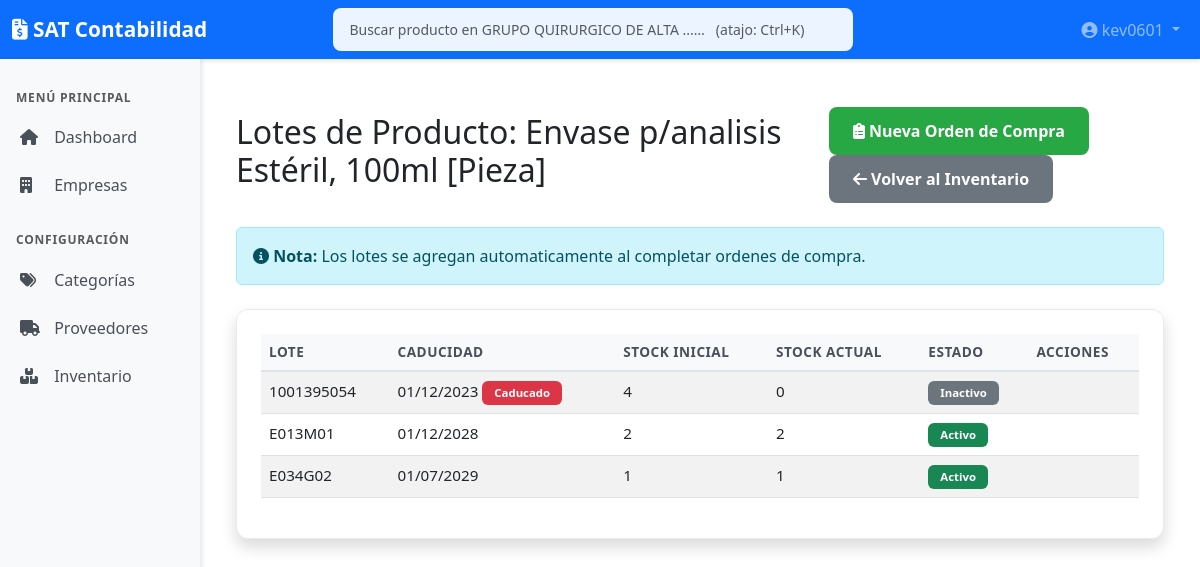
/companies/2/inventory/155/batches (signed in), run on the app's committed database.
### models.py (models this page shows, shortened)
class Company(db.Model):
    id = db.Column(db.Integer, primary_key=True)
    rfc = db.Column(db.String(13), unique=True, nullable=False)
    name = db.Column(db.String(128), nullable=False)
    postal_code = db.Column(db.String(5), nullable=True) # Código Postal (Lugar Expedición)
    logo_path = db.Column(db.String(512), nullable=True)  # Path to company logo
    fiel_cer_path = db.Column(db.String(256), nullable=True)
    fiel_key_path = db.Column(db.String(256), nullable=True)
    fiel_password_enc = db.Column(db.String(256), nullable=True) # Encrypted password
    created_at = db.Column(db.DateTime, default=datetime.utcnow)

class User(UserMixin, db.Model):
    __tablename__ = 'user'
    id = db.Column(db.Integer, primary_key=True)
    username = db.Column(db.String(64), unique=True, nullable=False, index=True)
    email = db.Column(db.String(120), unique=True, nullable=True, index=True)
    password_hash = db.Column(db.String(256))  # Larger for modern hash algorithms
    created_at = db.Column(db.DateTime, default=datetime.utcnow)
    last_login = db.Column(db.DateTime, nullable=True)
    is_active = db.Column(db.Boolean, default=True)
    is_admin = db.Column(db.Boolean, default=False)  # Admin can manage users and access all
    company_access = db.relationship('UserCompanyAccess', back_populates='user', cascade='all, delete-orphan')
    def has_any_perm(self, *perm_names):
        if self.is_admin:
            return True
        for access in self.company_access:
            for name in perm_names:
                if getattr(access, f'perm_{name}', False):
                    return True
        return False

class Product(db.Model):
    __tablename__ = 'product'
    id = db.Column(db.Integer, primary_key=True)
    company_id = db.Column(db.Integer, db.ForeignKey('company.id'), nullable=False)
    sku = db.Column(db.String(50), nullable=True)  # Código interno/barras
    name = db.Column(db.String(200), nullable=False)
    description = db.Column(db.Text)
    cost_price = db.Column(db.Float, default=0.0)  # Costo real (para valuación inventario)
    selling_price = db.Column(db.Float, default=0.0)  # Precio venta manual (override)
    profit_margin = db.Column(db.Float, default=0.0)  # Porcentaje de ganancia individual
    current_stock = db.Column(db.Integer, default=0)
    min_stock_level = db.Column(db.Integer, default=0)
    laboratory_id = db.Column(db.Integer, db.ForeignKey('laboratory.id'), nullable=True)
    preferred_supplier_id = db.Column(db.Integer, db.ForeignKey('supplier.id'), nullable=True)
    category_id = db.Column(db.Integer, db.ForeignKey('product_category.id'), nullable=True)
    packaging_type = db.Column(db.String(50), nullable=True)  # Caja, Paquete, Kit, Blister, etc.
    units_per_package = db.Column(db.Integer, default=1)  # Piezas por empaque
    sell_by = db.Column(db.String(10), default='UNIDAD')  # UNIDAD o PAQUETE
    active = db.Column(db.Boolean, default=True)
    created_at = db.Column(db.DateTime, default=datetime.utcnow)
    sanitary_registration = db.Column(db.String(100), nullable=True)  # Registro Sanitario
    is_controlled = db.Column(db.Boolean, default=False)  # Si es medicamento controlado (Fracción I, II, III)
    active_ingredient = db.Column(db.String(200), nullable=True)  # Principio activo
    presentation = db.Column(db.String(100), nullable=True)  # Presentación (e.g., Tabletas, Jarabe)
    therapeutic_group = db.Column(db.String(100), nullable=True)  # Grupo Terapéutico
    unit_measure = db.Column(db.String(20), default='PZA')  # PZA, CAJA, etc.
    company = db.relationship('Company', backref=db.backref('products', lazy=True))
    laboratory = db.relationship('Laboratory', backref=db.backref('products', lazy=True))
    preferred_supplier = db.relationship('Supplier', backref=db.backref('preferred_products', lazy=True))
    category = db.relationship('ProductCategory', backref=db.backref('products', lazy=True))

class ProductBatch(db.Model):
    __tablename__ = 'product_batch'
    id = db.Column(db.Integer, primary_key=True)
    product_id = db.Column(db.Integer, db.ForeignKey('product.id'), nullable=False)
    batch_number = db.Column(db.String(100), nullable=False) # Número de Lote
    expiration_date = db.Column(db.Date, nullable=False) # Fecha de Caducidad
    initial_stock = db.Column(db.Integer, default=0)
    current_stock = db.Column(db.Integer, default=0)
    sanitary_registration = db.Column(db.String(100), nullable=True) # Registro Sanitario del lote
    acquisition_date = db.Column(db.Date, default=datetime.utcnow)
    is_active = db.Column(db.Boolean, default=True) # Se desactiva si stock es 0 o caducado
    product = db.relationship('Product', backref=db.backref('batches', lazy=True, order_by='ProductBatch.expiration_date.asc()'))

### app.py (the view)
    @app.route('/companies/<int:company_id>/inventory/<int:product_id>/batches')
    @login_required
    def product_batches(company_id, product_id):
        company = Company.query.get_or_404(company_id)
        product = Product.query.get_or_404(product_id)
        if product.company_id != company_id:
            return redirect(url_for('inventory_list', company_id=company_id))
        today = now_mexico().date()
        batches = ProductBatch.query.filter_by(product_id=product_id).order_by(ProductBatch.expiration_date).all()
        return render_template('inventory/batches.html',
                             company=company,
                             product=product,
                             batches=batches,
                             today=today)

### utils/timezone_helper.py (called while the page is built)
def now_mexico():
    return datetime.now(MEXICO_TIMEZONE)

### templates/inventory/batches.html (shortened to what this page needs)
{% extends "base.html" %}
{% block content %}
<div class="container mt-4">
    <div class="d-flex justify-content-between align-items-center mb-4">
        <h2>Lotes de Producto: {{ product.name }}</h2>
        <div>
            <a href="{{ url_for('inventory_list', company_id=company.id, tab='orders') }}" class="btn btn-success">
                <i class="fas fa-clipboard-list"></i> Nueva Orden de Compra
            </a>
            <a href="{{ url_for('inventory_list', company_id=company.id) }}" class="btn btn-secondary">
                <i class="fas fa-arrow-left"></i> Volver al Inventario
            </a>
        </div>
    </div>
    <div class="alert alert-info mb-4">
        <i class="fas fa-info-circle"></i>
        <strong>Nota:</strong> Los lotes se agregan automaticamente al completar ordenes de compra.
    </div>
    <div class="card shadow">
        <div class="card-body">
            {% if batches %}
            <div class="table-responsive">
                <table class="table table-striped table-hover">
                    <thead>
                        <tr>
                            <th>Lote</th>
                            <th>Caducidad</th>
                            <th>Stock Inicial</th>
                            <th>Stock Actual</th>
                            <th>Estado</th>
                            <th>Acciones</th>
                        </tr>
                    </thead>
                    <tbody>
                        {% for batch in batches %}
                        <tr>
                            <td>{{ batch.batch_number }}</td>
                            <td>
                                {{ batch.expiration_date.strftime('%d/%m/%Y') }}
                                {% if batch.expiration_date < today %} <span class="badge bg-danger">Caducado</span>
                                    {% elif (batch.expiration_date - today).days < 90 %} <span
                                        class="badge bg-warning text-dark">Próximo a Vencer</span>
                                        {% endif %}
                            </td>
                            <td>{{ batch.initial_stock }}</td>
                            <td>{{ batch.current_stock }}</td>
                            <td>
                                {% if batch.is_active and batch.current_stock > 0 %}
                                <span class="badge bg-success">Activo</span>
                                {% else %}
                                <span class="badge bg-secondary">Inactivo</span>
                                {% endif %}
                            </td>
                            <td>
                                <button class="btn btn-sm btn-outline-primary" title="Ver Movimientos">
                                </button>
                            </td>
                        </tr>
                        {% endfor %}
                    </tbody>
                </table>
            </div>
            {% else %}
            <div class="alert alert-info">
                No hay lotes registrados para este producto.
            </div>
            {% endif %}
        </div>
    </div>
</div>
{% endblock %}

### templates/base.html (shortened to what this page needs)
<!DOCTYPE html>
<html lang="es">
<head>
    <link href="https://cdn.jsdelivr.net/npm/bootstrap@5.3.0/dist/css/bootstrap.min.css" rel="stylesheet">
    <link rel="stylesheet" href="https://cdnjs.cloudflare.com/ajax/libs/font-awesome/6.4.0/css/all.min.css">
    <link href="https://cdn.jsdelivr.net/npm/tom-select@2.3.1/dist/css/tom-select.bootstrap5.min.css" rel="stylesheet">
    <link rel="stylesheet" href="{{ url_for('static', filename='css/main.css') }}">
</head>
<body>
    <nav class="navbar navbar-expand-lg navbar-dark bg-primary">
        <div class="container-fluid">
            <a class="navbar-brand" href="/">
                <i class="fas fa-file-invoice-dollar"></i> SAT Contabilidad
            </a>
            <div class="collapse navbar-collapse" id="navbarNav">
                {% set _navbar_company = company or selected_company %}
                {% if _navbar_company and current_user.is_authenticated %}
                <div class="navbar-search-wrap mx-auto position-relative" style="min-width:280px; max-width:520px; flex:1;">
                    <input type="search" id="globalProductSearch"
                           class="form-control form-control-sm"
                           placeholder="Buscar producto en {{ _navbar_company.name|truncate(28, true) }}…   (atajo: Ctrl+K)"
                           autocomplete="off"
                           aria-label="Búsqueda global de productos"
                           data-company-id="{{ _navbar_company.id }}"
                           data-search-url="{{ url_for('api_global_product_search', company_id=_navbar_company.id) }}">
                </div>
                {% endif %}
                <ul class="navbar-nav ms-auto">
                    <li class="nav-item dropdown">
                        <a class="nav-link dropdown-toggle" href="#" id="navbarDropdown" role="button"
                            data-bs-toggle="dropdown" aria-expanded="false">
                            <i class="fas fa-user-circle"></i> {{ current_user.username }}
                        </a>
                    </li>
                </ul>
            </div>
        </div>
    </nav>
    <div class="container-fluid">
        <div class="row">
            <nav class="col-md-2 d-md-block bg-light sidebar vh-100 position-sticky top-0">
                <div class="position-sticky pt-3">
                    {% set nav_is_admin = current_user.is_authenticated and current_user.is_admin %}
                    <h6 class="sidebar-heading px-3 text-muted">
                        MENÚ PRINCIPAL
                    </h6>
                    <ul class="nav flex-column">
                        <li class="nav-item">
                            <a class="nav-link" href="/">
                                <i class="fas fa-home"></i> Dashboard
                            </a>
                        </li>
                        {% if nav_is_admin or current_user.company_access %}
                        <li class="nav-item">
                            <a class="nav-link" href="/companies">
                                <i class="fas fa-building"></i> Empresas
                            </a>
                        </li>
                        {% endif %}
                    </ul>
                    {% if has_any_perm('inventory', 'inventory_admin') %}
                    <h6 class="sidebar-heading px-3 mt-4 text-muted">
                        CONFIGURACIÓN
                    </h6>
                    <ul class="nav flex-column">
                        <li class="nav-item">
                            <a class="nav-link" href="/categories">
                                <i class="fas fa-tags"></i> Categorías
                            </a>
                        </li>
                        <li class="nav-item">
                            <a class="nav-link" href="/suppliers">
                                <i class="fas fa-truck"></i> Proveedores
                            </a>
                        </li>
                        <li class="nav-item">
                            <a class="nav-link" href="/inventory">
                                <i class="fas fa-boxes"></i> Inventario
                            </a>
                        </li>
                    </ul>
                    {% endif %}
                </div>
            </nav>
            <main class="col-md-10 ms-sm-auto px-md-4">
                <div class="py-4">
                    {% block content %}{% endblock %}
                </div>
            </main>
        </div>
    </div>
</body>
</html>

### static/css/main.css (style rules this page uses)
:root { --color-primary: #0d6efd; --color-success: #28a745; --color-danger: #dc3545; --color-warning: #ffc107; --color-info: #17a2b8; --color-dark: #343a40; --color-teal: #20c997; --color-purple: #7b3bb3; --shadow-sm: 0 2px 4px rgba(0,0,0,0.1); --shadow-md: 0 4px 12px rgba(0,0,0,0.15); --shadow-lg: 0 8px 24px rgba(0,0,0,0.2); }
.form-control, .form-select { border-radius: 8px; border: 2px solid #e9ecef; padding: 10px 15px; transition: all 0.3s ease; }
.btn { border-radius: 8px; padding: 12px 24px; font-weight: 600; transition: all 0.3s ease; border: none; }
.btn-success { background: #28a745; }
.btn-secondary { background: #6c757d; }
.table { font-size: 0.95rem; }
.table thead th { border-bottom: 2px solid #dee2e6; font-weight: 700; text-transform: uppercase; font-size: 0.85rem; letter-spacing: 0.5px; color: #495057; background: #f8f9fa; }
.table tbody tr { transition: all 0.2s ease; }
.sidebar { padding: 0; box-shadow: 2px 0 5px rgba(0,0,0,0.1); overflow-y: auto; max-height: 100vh; }
.sidebar .nav-link { color: #495057; padding: 12px 20px; border-radius: 0; transition: all 0.3s; font-weight: 500; }
.sidebar .nav-link i { margin-right: 10px; width: 20px; }
.sidebar-heading { font-size: 0.75rem; font-weight: 700; text-transform: uppercase; letter-spacing: 0.8px; margin-top: 1rem; color: #6c757d; }
.card { border-radius: 12px; margin-bottom: 1.5rem; border: 1px solid #e9ecef; box-shadow: var(--shadow-sm); }
.card-body { padding: 1.5rem; }
.badge { font-weight: 600; padding: 6px 12px; border-radius: 6px; }
.navbar { box-shadow: var(--shadow-sm); }
.navbar-brand { font-weight: 700; font-size: 1.3rem; }

### templates/base.html (style rules this page uses)
.navbar-search-wrap input[type="search"] { border-radius: 8px; background: rgba(255,255,255,0.92); border: 1px solid rgba(255,255,255,0.4); }

### data on the page
User: username "kev0601"
Product: name "Envase p/analisis Estéril, 100ml [Pieza]"
ProductBatch: batch_number "1001395054", expiration_date "01/12/2023", shows "Caducado", initial_stock "4", current_stock "0", is_active "Inactivo"
ProductBatch: batch_number "E013M01", expiration_date "01/12/2028", initial_stock "2", current_stock "2", is_active "Activo"
ProductBatch: batch_number "E034G02", expiration_date "01/07/2029", initial_stock "1", current_stock "1", is_active "Activo"
